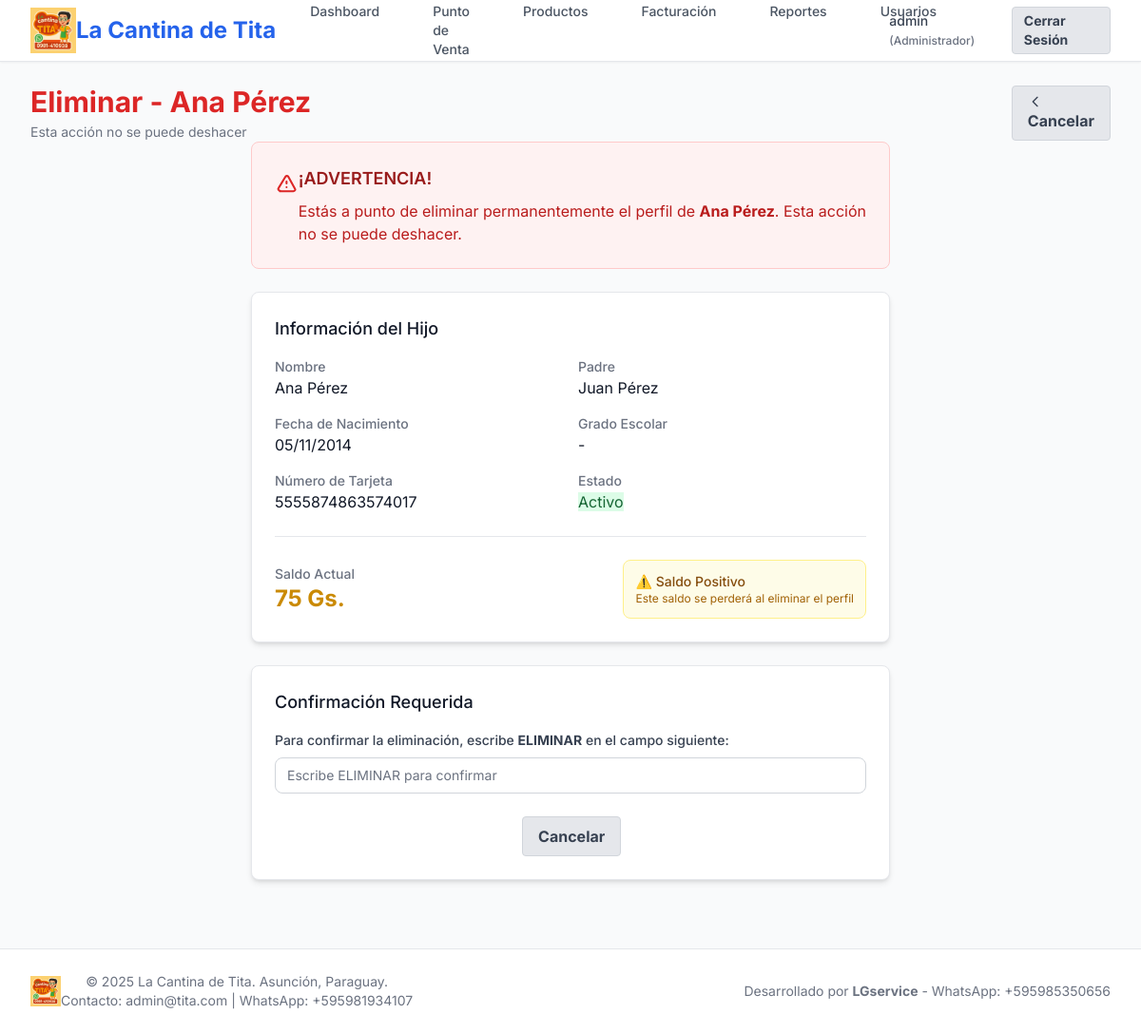
Screenshot of /hijos/4/eliminar/ (signed in) with the database file from the repository.
### usuarios/models.py (models this page shows, shortened)
class Usuario(AbstractUser):
    TIPO_USUARIO_CHOICES = [
        ('padre', 'Padre/Tutor'),
        ('cajero', 'Cajero'),
        ('administrador', 'Administrador'),
    ]
    tipo_usuario = models.CharField(
        max_length=15,
        choices=TIPO_USUARIO_CHOICES,
        default='padre'
    )
    telefono_regex = RegexValidator(
        regex=r'^\+?1?\d{9,15}$',
        message="El número de teléfono debe estar en formato: '+999999999'. Hasta 15 dígitos."
    )
    telefono = models.CharField(validators=[telefono_regex], max_length=17, blank=True)
    cedula = models.CharField(max_length=20, unique=True, null=True, blank=True)
    direccion = models.TextField(blank=True)
    activo = models.BooleanField(default=True)
    fecha_creacion = models.DateTimeField(auto_now_add=True)
    fecha_actualizacion = models.DateTimeField(auto_now=True)
    class Meta:
        verbose_name = "Usuario"
        verbose_name_plural = "Usuarios"

class PerfilHijo(models.Model):
    padre = models.ForeignKey(
        Usuario,
        on_delete=models.CASCADE,
        related_name='hijos',
        limit_choices_to={'tipo_usuario': 'padre'}
    )
    nombre_completo = models.CharField(max_length=150)
    grado = models.CharField(max_length=50, blank=True)
    seccion = models.CharField(max_length=10, blank=True)
    fecha_nacimiento = models.DateField(null=True, blank=True)
    numero_tarjeta = models.CharField(
        max_length=16,
        unique=True,
        null=True,
        blank=True,
        help_text="Número único de la tarjeta exclusiva de La Cantina de Tita"
    )
    codigo_tarjeta = models.CharField(
        max_length=8,
        null=True,
        blank=True,
        help_text="Código de seguridad de la tarjeta (para verificación en POS)"
    )
    tarjeta_activa = models.BooleanField(
        default=False,
        help_text="Indica si la tarjeta está activa para uso en puntos de venta"
    )
    fecha_asignacion_tarjeta = models.DateTimeField(
        null=True,
        blank=True,
        help_text="Fecha en que se asignó la tarjeta al hijo"
    )
    saldo_virtual = models.DecimalField(
        max_digits=10,
        decimal_places=2,
        default=0.00,
        help_text="Saldo disponible en la tarjeta exclusiva de la cantina"
    )
    puede_saldo_negativo = models.BooleanField(
        default=False,
        help_text="Permite que el hijo tenga saldo negativo con autorización"
    )
    limite_saldo_negativo = models.DecimalField(
        max_digits=8,
        decimal_places=2,
        default=0.00,
        help_text="Límite máximo de saldo negativo permitido"
    )
    activo = models.BooleanField(default=True)
    fecha_creacion = models.DateTimeField(auto_now_add=True)
    fecha_actualizacion = models.DateTimeField(auto_now=True)
    class Meta:
        verbose_name = "Perfil de Hijo"
        verbose_name_plural = "Perfiles de Hijos"
        ordering = ['nombre_completo']

### usuarios/views.py (the view, shortened to what this page needs)
# urls.py: path('hijos/<int:pk>/eliminar/', views.eliminar_hijo, name='eliminar_hijo'),
@login_required
def eliminar_hijo(request, pk):
    hijo = get_object_or_404(PerfilHijo, pk=pk)
    if request.user.tipo_usuario == 'padre' and hijo.padre != request.user:
        messages.error(request, 'No tienes permisos para eliminar este hijo.')
        return redirect('usuarios:lista_hijos')
    elif request.user.tipo_usuario not in ['padre', 'administrador']:
        messages.error(request, 'No tienes permisos para eliminar hijos.')
        return redirect('usuarios:dashboard')
    tiene_saldo = hijo.saldo_virtual != 0
    tiene_transacciones = hasattr(hijo, 'ventas') and hijo.ventas.exists()
    context = {
        'titulo': f'Eliminar - {hijo.nombre_completo}',
        'hijo': hijo,
        'tiene_saldo': tiene_saldo,
        'tiene_transacciones': tiene_transacciones,
    }
    return render(request, 'usuarios/eliminar_hijo.html', context)

### templates/usuarios/eliminar_hijo.html (shortened to what this page needs)
{% extends 'base.html' %}
{% load static %}
{% block page_header %}
<div class="md:flex md:items-center md:justify-between">
    <div class="flex-1 min-w-0">
        <h2 class="text-2xl font-bold leading-7 text-red-600 sm:text-3xl sm:truncate">
            {{ titulo }}
        </h2>
        <p class="mt-1 text-sm text-gray-500">
            Esta acción no se puede deshacer
        </p>
    </div>
    <div class="mt-4 flex md:mt-0 md:ml-4 space-x-3">
        <a href="{% url 'usuarios:detalle_hijo' hijo.pk %}" class="btn-secondary">
            <svg class="w-4 h-4 mr-2" fill="none" stroke="currentColor" viewBox="0 0 24 24">
                <path stroke-linecap="round" stroke-linejoin="round" stroke-width="2" d="M15 19l-7-7 7-7"></path>
            </svg>
            Cancelar
        </a>
    </div>
</div>
{% endblock %}
{% block content %}
<div class="max-w-2xl mx-auto">
    <div class="mb-6 bg-red-50 border border-red-200 rounded-lg p-6">
        <div class="flex items-start">
            <div>
                <h3 class="text-lg font-semibold text-red-800">¡ADVERTENCIA!</h3>
                <p class="text-red-700 mt-2">
                    Estás a punto de eliminar permanentemente el perfil de <strong>{{ hijo.nombre_completo }}</strong>.
                    Esta acción no se puede deshacer.
                </p>
            </div>
        </div>
    </div>
    <div class="card mb-6">
        <div class="p-6">
            <h3 class="text-lg font-medium text-gray-900 mb-4">Información del Hijo</h3>
            <div class="grid grid-cols-1 md:grid-cols-2 gap-4">
                <div>
                    <p class="text-sm font-medium text-gray-500">Nombre</p>
                    <p class="text-base text-gray-900">{{ hijo.nombre_completo }}</p>
                </div>
                <div>
                    <p class="text-sm font-medium text-gray-500">Padre</p>
                    <p class="text-base text-gray-900">{{ hijo.padre.get_full_name }}</p>
                </div>
                <div>
                    <p class="text-sm font-medium text-gray-500">Fecha de Nacimiento</p>
                    <p class="text-base text-gray-900">{{ hijo.fecha_nacimiento|date:"d/m/Y" }}</p>
                </div>
                <div>
                    <p class="text-sm font-medium text-gray-500">Grado Escolar</p>
                    <p class="text-base text-gray-900">{{ hijo.grado_escolar|default:"-" }}</p>
                </div>
                <div>
                    <p class="text-sm font-medium text-gray-500">Número de Tarjeta</p>
                    <p class="text-base text-gray-900">{{ hijo.numero_tarjeta|default:"Sin asignar" }}</p>
                </div>
                <div>
                    <p class="text-sm font-medium text-gray-500">Estado</p>
                    {% if hijo.activo %}
                        <span class="badge-success">Activo</span>
                    {% else %}
                        <span class="badge-error">Inactivo</span>
                    {% endif %}
                </div>
            </div>
            <div class="mt-6 border-t border-gray-200 pt-6">
                <div class="flex items-center justify-between">
                    <div>
                        <p class="text-sm font-medium text-gray-500">Saldo Actual</p>
                        <p class="text-2xl font-bold
                            {% if hijo.saldo_virtual < 0 %}text-red-600
                            {% elif hijo.saldo_virtual < 10000 %}text-yellow-600
                            {% else %}text-green-600
                            {% endif %}">
                            {{ hijo.saldo_virtual|floatformat:0 }} Gs.
                        </p>
                    </div>
                    {% if hijo.saldo_virtual > 0 %}
                        <div class="bg-yellow-50 border border-yellow-200 rounded-lg p-3">
                            <p class="text-yellow-800 text-sm font-medium">⚠️ Saldo Positivo</p>
                            <p class="text-yellow-700 text-xs">Este saldo se perderá al eliminar el perfil</p>
                        </div>
                    {% endif %}
                </div>
            </div>
        </div>
    </div>
    <div class="card">
        <div class="p-6">
            <h3 class="text-lg font-medium text-gray-900 mb-4">Confirmación Requerida</h3>
            <form method="post">
                <div class="mb-6">
                    <label for="confirmacion" class="block text-sm font-medium text-gray-700 mb-2">
                        Para confirmar la eliminación, escribe <strong>ELIMINAR</strong> en el campo siguiente:
                    </label>
                    <input type="text"
                           id="confirmacion"
                           name="confirmacion"
                           class="w-full border border-gray-300 rounded-lg px-3 py-2 text-sm focus:ring-2 focus:ring-red-500 focus:border-red-500"
                           placeholder="Escribe ELIMINAR para confirmar"
                           required>
                </div>
                <div class="flex justify-end space-x-3">
                    <a href="{% url 'usuarios:detalle_hijo' hijo.pk %}" class="btn-secondary">
                        Cancelar
                    </a>
                    <button type="submit"
                            class="bg-red-600 hover:bg-red-700 text-white px-4 py-2 rounded-lg font-medium transition-colors">
                        <svg class="w-4 h-4 mr-2 inline" fill="none" stroke="currentColor" viewBox="0 0 24 24">
                            <path stroke-linecap="round" stroke-linejoin="round" stroke-width="2" d="M19 7l-.867 12.142A2 2 0 0116.138 21H7.862a2 2 0 01-1.995-1.858L5 7m5 4v6m4-6v6m1-10V4a1 1 0 00-1-1h-4a1 1 0 00-1 1v3M4 7h16"></path>
                        </svg>
                    </button>
                </div>
            </form>
        </div>
    </div>
</div>
{% endblock %}

### templates/base.html (shortened to what this page needs)
<!DOCTYPE html>
<html lang="es">
<head>
    {% load static %}
    <link rel="stylesheet" href="{% static 'dist/output.css' %}">
</head>
<body class="bg-gray-50 font-sans">
    <nav class="bg-white shadow-sm border-b border-gray-200">
        <div class="max-w-7xl mx-auto px-4 sm:px-6 lg:px-8">
            <div class="flex justify-between h-16">
                <div class="flex items-center">
                    <div class="flex-shrink-0 flex items-center">
                        <img src="{% static 'images/logo-cantina-tita.png' %}" alt="La Cantina de Tita" class="h-12 w-auto mr-3">
                        <h1 class="text-2xl font-bold text-cantina-primary">La Cantina de Tita</h1>
                    </div>
                    <div class="hidden md:ml-6 md:flex md:space-x-8">
                        {% if user.is_authenticated %}
                            <a href="{% url 'usuarios:dashboard' %}" class="nav-link {% if request.resolver_match.url_name == 'dashboard' %}active{% endif %}">
                                Dashboard
                            </a>
                            {% if user.tipo_usuario == 'administrador' or user.tipo_usuario == 'cajero' %}
                                <a href="{% url 'ventas:pos_dashboard' %}" class="nav-link {% if 'ventas' in request.resolver_match.namespace %}active{% endif %}">
                                    Punto de Venta
                                </a>
                                <a href="{% url 'productos:lista_productos' %}" class="nav-link {% if 'productos' in request.resolver_match.namespace %}active{% endif %}">
                                    Productos
                                </a>
                            {% endif %}
                            {% if user.tipo_usuario == 'administrador' %}
                                <a href="{% url 'facturacion:lista_facturas' %}" class="nav-link {% if 'facturacion' in request.resolver_match.namespace %}active{% endif %}">
                                    Facturación
                                </a>
                                <a href="{% url 'reportes:lista_reportes' %}" class="nav-link {% if 'reportes' in request.resolver_match.namespace %}active{% endif %}">
                                    Reportes
                                </a>
                                <a href="{% url 'usuarios:lista_usuarios' %}" class="nav-link">
                                    Usuarios
                                </a>
                            {% endif %}
                        {% endif %}
                    </div>
                </div>
                <div class="flex items-center">
                    {% if user.is_authenticated %}
                        <div class="relative ml-3">
                            <div class="flex items-center space-x-4">
                                <span class="text-sm font-medium text-gray-700">
                                    {{ user.get_full_name|default:user.username }}
                                    <span class="text-xs text-gray-500">({{ user.get_tipo_usuario_display }})</span>
                                </span>
                                <a href="{% url 'usuarios:logout' %}" class="btn-secondary text-sm py-1 px-3">
                                    Cerrar Sesión
                                </a>
                            </div>
                        </div>
                    {% else %}
                        <a href="{% url 'login' %}" class="btn-primary">
                            Iniciar Sesión
                        </a>
                    {% endif %}
                </div>
            </div>
        </div>
    </nav>
    <main class="max-w-7xl mx-auto py-6 px-4 sm:px-6 lg:px-8">
        {% block page_header %}{% endblock %}
        {% block content %}{% endblock %}
    </main>
    <footer class="bg-white border-t border-gray-200 mt-12">
        <div class="max-w-7xl mx-auto py-6 px-4 sm:px-6 lg:px-8">
            <div class="md:flex md:items-center md:justify-between">
                <div class="flex justify-center md:order-2">
                    <p class="text-sm text-gray-500">
                        Desarrollado por <strong>LGservice</strong> - WhatsApp: +595985350656
                    </p>
                </div>
                <div class="mt-8 md:mt-0 md:order-1 flex items-center justify-center">
                    <img src="{% static 'images/logo-cantina-tita.png' %}" alt="La Cantina de Tita" class="h-8 w-auto mr-3">
                    <div class="text-center text-sm text-gray-500">
                        &copy; 2025 La Cantina de Tita. Asunción, Paraguay.
                        <br>
                        Contacto: admin@tita.com | WhatsApp: +595981934107
                    </div>
                </div>
            </div>
        </div>
    </footer>
</body>
</html>

### rows the page displays
Usuario: get_full_name "admin", tipo_usuario "Administrador"
PerfilHijo: nombre_completo "Ana Pérez", padre.get_full_name "Juan Pérez", fecha_nacimiento "05/11/2014", numero_tarjeta "5555874863574017", saldo_virtual "75"

### other values shown
{{ titulo }} "Eliminar - Ana Pérez"
{{ hijo.grado_escolar|default:"-" }} "-"
